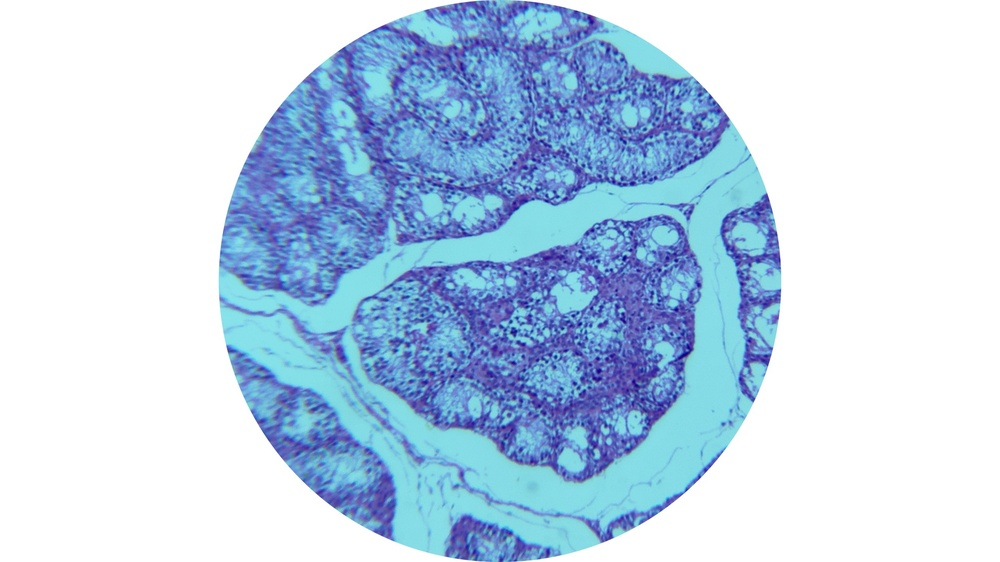
#> input picture test_input/test_image2.jpg, 1000 x 562 px, shrunk from 1920 x 1080 before the run
$ jupyter execute fix_image.ipynb
#> lines starting #> are read from the running program, lines starting #| are printed output that depends on the picture; long printed decimals are rounded
# Fix Image Color Profile

The input image `test_image2.jpg` has a Cyan color profile (High Blue, High Green, Low Red).
HoVerNet expects H&E (Purple/Pink), which means High Blue, High Red, Low Green.

We will swap the Red and Green channels to transform Cyan -> Purple.

[cell 1]
import cv2
import numpy as np
import matplotlib.pyplot as plt
import os
import subprocess
import scipy.io

INPUT_PATH = "test_input/test_image2.jpg"
OUTPUT_DIR = "output_fix_purple"
os.makedirs(OUTPUT_DIR, exist_ok=True)

# 1. Load Image
img = cv2.imread(INPUT_PATH) # BGR
#> img is the input picture: shape (562, 1000, 3); mean B, G, R 233.6, 212, 189.5
img = cv2.cvtColor(img, cv2.COLOR_BGR2RGB)
print(f"Original Mean: {img.mean(axis=(0,1))}")
#| Original Mean: [189.534 211.965 233.550 ]

# 2. Swap R and G
# img is RGB. R=0, G=1, B=2
img_purple = img.copy()
img_purple[..., 0] = img[..., 1] # New R = Old G (High)
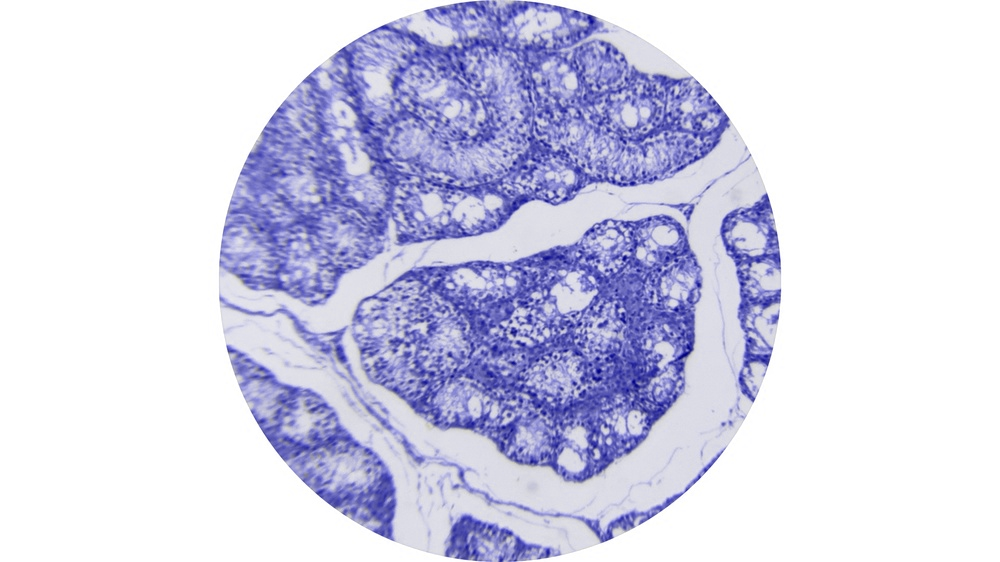
#> img_purple: shape (562, 1000, 3); mean R, G, B 212, 212, 233.6
img_purple[..., 1] = img[..., 0] # New G = Old R (Low)
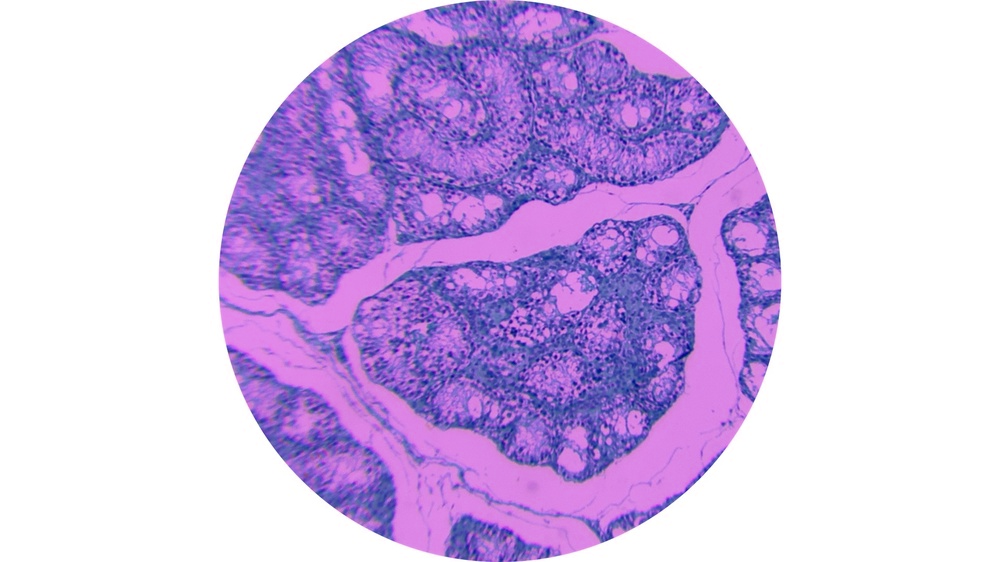
#> img_purple: shape (562, 1000, 3); mean R, G, B 212, 189.5, 233.6
# B stays same

print(f"Purple Mean: {img_purple.mean(axis=(0,1))}")
#| Purple Mean: [211.965 189.534 233.550 ]

# Save as BGR for cv2
img_purple_bgr = cv2.cvtColor(img_purple, cv2.COLOR_RGB2BGR)
purple_path = "test_input/test_image2_purple_nb.jpg"
cv2.imwrite(purple_path, img_purple_bgr)

# 3. Run Inference
cmd = [
    "python", "run_custom.py",
    purple_path,
    "--output_dir", OUTPUT_DIR,
    "--model_mode", "fast"
]
# We filter stdout to avoid huge logs but capture stderr
print("Running inference...")
subprocess.check_call(cmd)
#> (this line was passed over: subprocess is not available in this run)
print("Inference done.")

# 4. Check Results
mat_path = os.path.join(OUTPUT_DIR, 'mat', 'test_image2_purple_nb.mat')
if os.path.exists(mat_path):
    data = scipy.io.loadmat(mat_path)
    inst_map = data['inst_map']
    num_cells = len(np.unique(inst_map)) - 1
    print(f"Detected {num_cells} cells!")
else:
    print("No output .mat file found.")
